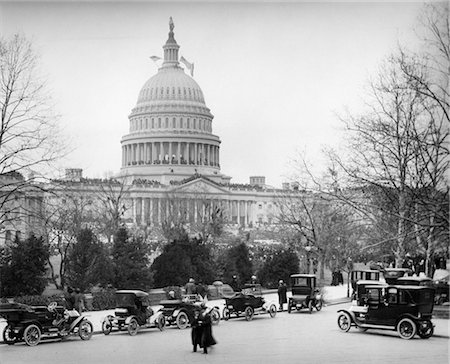
#> input picture 846-02795973en_Masterfile.jpg, 450 x 364 px, found by its file name
$ jupyter execute 'Morphological Operations.ipynb'
#> lines starting #> are read from the running program, lines starting #| are printed output that depends on the picture
[cell 1]
import numpy as np
import matplotlib.pyplot as plt
import cv2

[cell 2]
img = cv2.imread(r"C:\Users\HP\Downloads\846-02795973en_Masterfile.jpg")
#> img is the input picture: shape (364, 450, 3); min 0, max 255, mean 162.5
img.shape
#> Out = (364, 450, 3)

[cell 3]
kernel = np.ones((5, 5), np.uint8)
kernel

[cell 4]
erosion = cv2.erode(img, kernel, iterations=1)
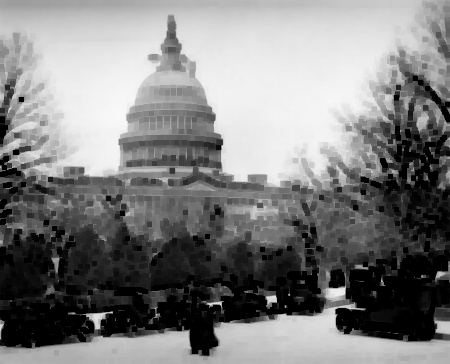
#> erosion: shape (364, 450, 3); min 0, max 248, mean 127.7

cv2.imshow('Original', img)
cv2.imshow("erosion",erosion)

[cell 5]
dilation = cv2.dilate(img, kernel, iterations=1)
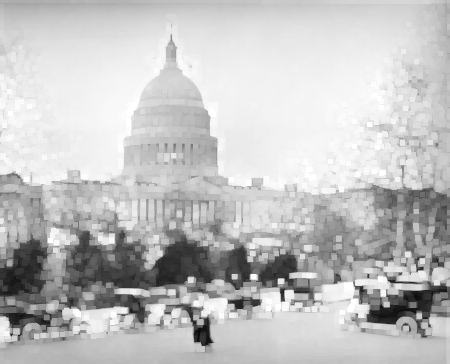
#> dilation: shape (364, 450, 3); min 7, max 255, mean 193.7

opening = cv2.morphologyEx(img, cv2.MORPH_OPEN, kernel)
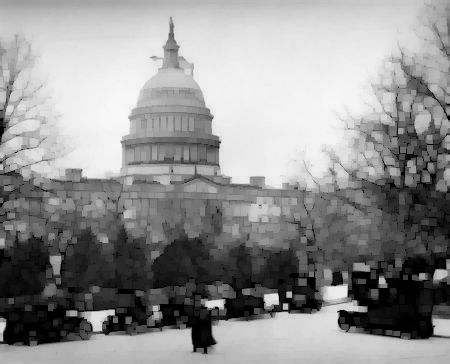
#> opening: shape (364, 450, 3); min 0, max 248, mean 145.4

closing = cv2.morphologyEx(img, cv2.MORPH_CLOSE, kernel)
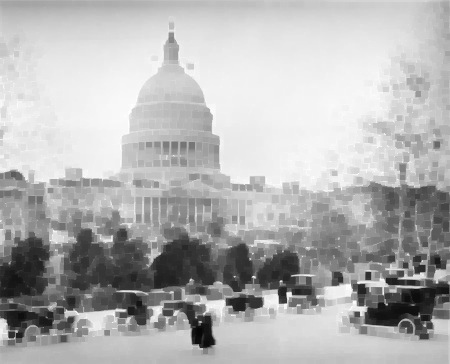
#> closing: shape (364, 450, 3); min 7, max 255, mean 178.8

cv2.imshow('Dilation', dilation)
cv2.imshow('Opening', opening)
cv2.imshow('Closing', closing)

cv2.waitKey(0)
cv2.destroyAllWindows()
